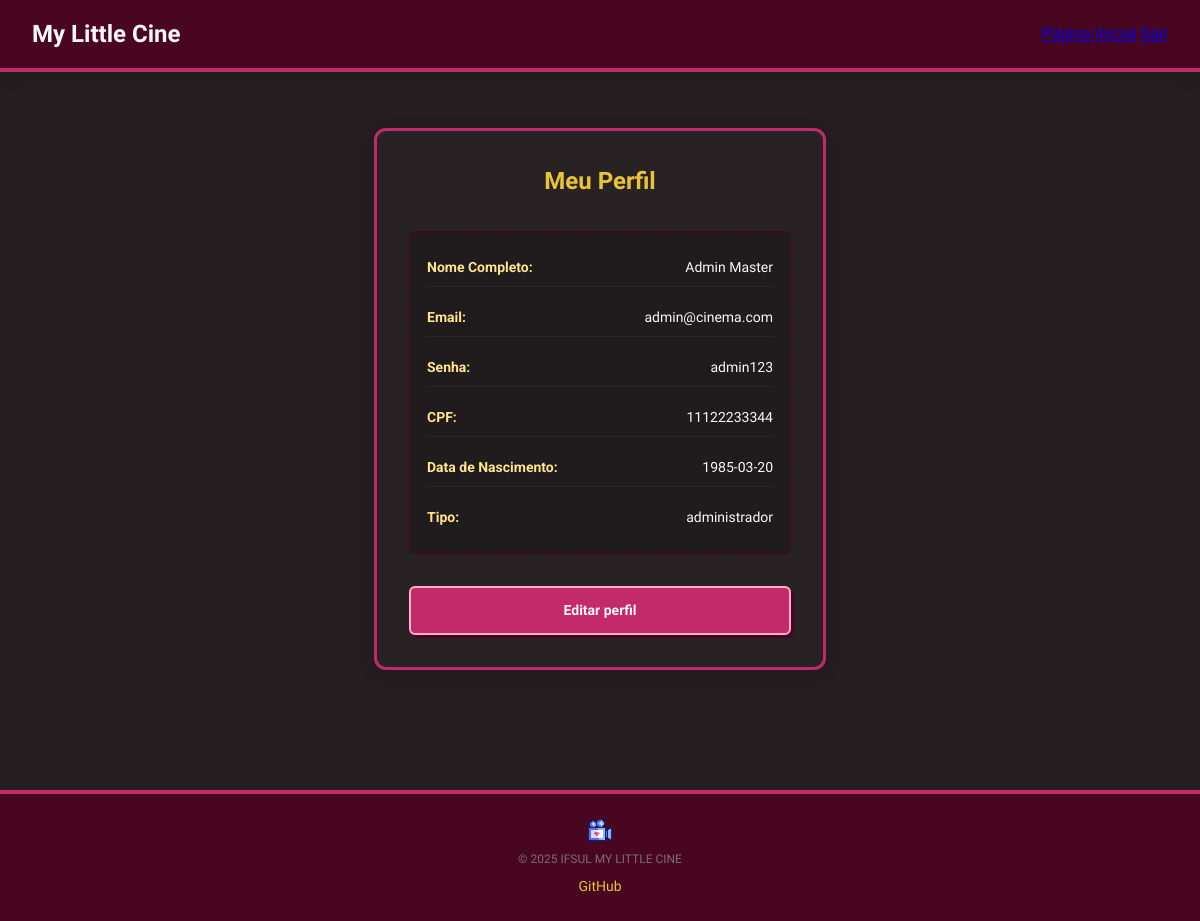
/perfil.php (signed in), run on the app's committed database.
### tables this page shows
CREATE TABLE Usuario (
id_usuario BIGINT PRIMARY KEY AUTO_INCREMENT,
nome VARCHAR(100) NOT NULL,
email VARCHAR(100) UNIQUE NOT NULL,
senha VARCHAR(20) NOT NULL,
cpf CHAR(11) UNIQUE NOT NULL,
data_nascimento DATE NOT NULL,
tipo VARCHAR(20) NOT NULL
);

### perfil.php (the view, shortened to what this page needs)
<?php
include_once('conexao/conexao.php');
$id_usuario = $_SESSION['id_usuario'];
$sql = "SELECT * FROM Usuario WHERE id_usuario = ?";
$stmt = mysqli_prepare($conn, $sql);
mysqli_stmt_bind_param($stmt, "i", $id_usuario);
mysqli_stmt_execute($stmt);
$resultado = mysqli_stmt_get_result($stmt);
$usuario = mysqli_fetch_assoc($resultado);
?>
<!DOCTYPE html>
<html lang="pt-br">
<head>
    <link rel="stylesheet" href="css/variaveis.css">
    <link rel="stylesheet" href="css/estilo.css" type="text/css" media="all">
    <link rel="stylesheet" href="css/perfil.css" type="text/css" media="all">
</head>
<body>
    <header>
        <h2 class="nav_titulo">My Little Cine</h2>
        <nav class="nav_container">
            <a href="index_usuario.php" class="nav_link">Página Inicial</a>
            <a href="logout.php">Sair</a>
        </nav>
    </header>
    <main>
        <section class="perfil">
            <div class="perfil_conteudo">
                <h2>Meu Perfil</h2>
                <div class="perfil_info">
                    <div class="perfil_campo">
                        <strong>Nome Completo:</strong>
                        <?php echo htmlspecialchars($usuario["nome"]); ?>
                    </div>
                    <div class="perfil_campo">
                        <strong>Email:</strong>
                        <?php echo htmlspecialchars($usuario["email"]); ?>
                    </div>
                    <div class="perfil_campo">
                        <strong>Senha:</strong>
                        <?php echo htmlspecialchars($usuario["senha"]); ?>
                    </div>
                    <div class="perfil_campo">
                    <strong>CPF:</strong>
                    <?php echo htmlspecialchars($usuario["cpf"]); ?>
                    </div>
                    <div class="perfil_campo">
                        <strong>Data de Nascimento:</strong>
                        <?php echo htmlspecialchars($usuario["data_nascimento"]); ?>
                    </div>
                    <div class="perfil_campo">
                        <strong>Tipo:</strong>
                        <?php echo htmlspecialchars($usuario["tipo"]); ?>
                    </div>
                </div>
                <div class="perfil_botoes">
                    <a href="editar.php" class="botao">Editar perfil</a>
                </div>
           </div>
        </section>
    </main>
    <footer>
        <img src="imagens/home_icone.png" alt="Icone">
        <p>© 2025 IFSUL MY LITTLE CINE</p>
        <a href="https://github.com/Glitchbunnyhead/My_Little_Cine" target="_blank">GitHub</a>
    </footer>
</body>
</html>

### css/variaveis.css (style rules this page uses)
:root { --cor-primaria: #C32A6A; --cor-primaria-escura: #480621; --cor-primaria-clara: #ffaed0; --cor-secundaria: #EAC435; --cor-secundaria-clara: #ffe68c; --cor-bg: #241e21; --cor-superficie: #ffffff; --cor-texto:#fcf7f9 ; --cor-texto-muted: #806b72; --cor-borda: #ebe5e7; --cor-sucesso: #13da5c; --cor-erro: #ef4444; --fonte-principal: 'Pixelify Sans', monospace; --texto-xs: 0.75rem; --texto-sm: 0.875rem; --texto-base: 1rem; --texto-lg: 1.125rem; --texto-xl: 1.25rem; --texto-2xl: 1.5rem; --texto-3xl: 2rem; --texto-4xl: 2.75rem; --espacamento-1: 0.25rem; --espacamento-2: 0.5rem; --espacamento-3: 0.75rem; --espacamento-4: 1rem; --espacamento-6: 1.5rem; --espacamento-8: 2rem; --espacamento-12: 3rem; --espacamento-16: 4rem; --raio-sm: 6px; --raio-md: 12px; --raio-lg: 20px; --sombra-sm: 0 1px 3px rgba(0,0,0,0.08); --sombra-md: 0 4px 16px rgba(0,0,0,0.10); --transicao: 0.2s ease; }

### css/estilo.css (style rules this page uses)
* { box-sizing: border-box; margin: 0; padding: 0; }
body { background-color: var(--cor-bg); color: var(--cor-texto); font-family: var(--fonte-principal); font-size: var(--texto-base); line-height: 1.5; }
img { image-rendering: pixelated; image-rendering: crisp-edges; max-width: 100%; display: block; }
header { background-color: var(--cor-primaria-escura); border-bottom: 4px solid var(--cor-primaria); padding: var(--espacamento-4) var(--espacamento-8); display: flex; justify-content: space-between; align-items: center; box-shadow: var(--sombra-md); }
section { padding: var(--espacamento-8) var(--espacamento-6); max-width: 1200px; margin: 0 auto; }
section h2 { font-size: var(--texto-2xl); color: var(--cor-secundaria); }
footer { background-color: var(--cor-primaria-escura); border-top: 4px solid var(--cor-primaria); padding: var(--espacamento-6); text-align: center; display: flex; flex-direction: column; align-items: center; gap: var(--espacamento-2); margin-top: var(--espacamento-16); }
footer img { width: 24px; height: 24px; }
footer p { font-size: var(--texto-xs); color: var(--cor-texto-muted); }
footer a { color: var(--cor-secundaria); text-decoration: none; font-size: var(--texto-sm); }

### css/perfil.css (style rules this page uses)
main { display: flex; justify-content: center; align-items: center; flex-grow: 1; padding: var(--espacamento-6) var(--espacamento-4); }
main section.perfil { width: 100%; max-width: 500px; }
.perfil_conteudo { background-color: rgba(255, 255, 255, 0.02); border: 3px solid var(--cor-primaria); border-radius: var(--raio-md); padding: var(--espacamento-8); box-shadow: var(--sombra-md); display: flex; flex-direction: column; gap: var(--espacamento-6); }
.perfil_conteudo h2 { font-family: 'Pixelify Sans', monospace, sans-serif; font-size: var(--texto-2xl); color: var(--cor-secundaria); text-align: center; margin-bottom: var(--espacamento-2); }
.perfil_info { display: flex; flex-direction: column; gap: var(--espacamento-3); background-color: rgba(0, 0, 0, 0.2); border: 2px dashed var(--cor-primaria-escura); border-radius: var(--raio-sm); padding: var(--espacamento-4); }
.perfil_campo { display: flex; justify-content: space-between; align-items: center; font-size: var(--texto-sm); color: var(--cor-texto); padding: var(--espacamento-2) 0; border-bottom: 1px solid rgba(255, 255, 255, 0.05); }
.perfil_campo:last-child { border-bottom: none; }
.perfil_campo strong { color: var(--cor-secundaria-clara); font-family: 'Roboto', sans-serif; }
.perfil_botoes { display: flex; justify-content: center; margin-top: var(--espacamento-2); }
.perfil_botoes .botao { width: 100%; background-color: var(--cor-primaria); color: var(--cor-texto); padding: var(--espacamento-3); border-radius: var(--raio-sm); font-weight: bold; font-size: var(--texto-sm); border: 2px solid var(--cor-primaria-clara); text-align: center; text-decoration: none; transition: var(--transicao); box-shadow: 3px 3px 0px var(--cor-primaria-escura); display: block; }

### data on the page
usuario: nome "Admin Master", email "admin@cinema.com", senha "admin123", cpf "11122233344", data_nascimento "1985-03-20", tipo "administrador"
